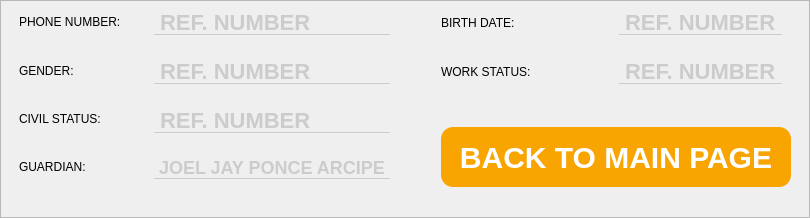
              <widget class="QFrame" name="frame_25">
               <property name="styleSheet">
                <string notr="true"/>
               </property>
               <property name="frameShape">
                <enum>QFrame::StyledPanel</enum>
               </property>
               <property name="frameShadow">
                <enum>QFrame::Raised</enum>
               </property>
               <layout class="QHBoxLayout" name="horizontalLayout_17">
                <property name="leftMargin">
                 <number>0</number>
                </property>
                <property name="topMargin">
                 <number>0</number>
                </property>
                <property name="rightMargin">
                 <number>0</number>
                </property>
                <item>
                 <widget class="QFrame" name="frame_26">
                  <property name="styleSheet">
                   <string notr="true">border-style:none;
border-color: none;</string>
                  </property>
                  <property name="frameShape">
                   <enum>QFrame::StyledPanel</enum>
                  </property>
                  <property name="frameShadow">
                   <enum>QFrame::Raised</enum>
                  </property>
                  <layout class="QHBoxLayout" name="horizontalLayout_18">
                   <property name="topMargin">
                    <number>0</number>
                   </property>
                   <item>
                    <widget class="QFrame" name="frame_27">
                     <property name="maximumSize">
                      <size>
                       <width>200</width>
                       <height>16777215</height>
                      </size>
                     </property>
                     <property name="frameShape">
                      <enum>QFrame::StyledPanel</enum>
                     </property>
                     <property name="frameShadow">
                      <enum>QFrame::Raised</enum>
                     </property>
                     <layout class="QVBoxLayout" name="verticalLayout_12">
                      <property name="topMargin">
                       <number>0</number>
                      </property>
                      <item>
                       <widget class="QLabel" name="label_29">
                        <property name="text">
                         <string>PHONE NUMBER:</string>
                        </property>
                       </widget>
                      </item>
                      <item>
                       <widget class="QLabel" name="label_30">
                        <property name="text">
                         <string>GENDER:</string>
                        </property>
                       </widget>
                      </item>
                      <item>
                       <widget class="QLabel" name="label_31">
                        <property name="text">
                         <string>CIVIL STATUS:</string>
                        </property>
                       </widget>
                      </item>
                      <item>
                       <widget class="QLabel" name="label_32">
                        <property name="text">
                         <string>GUARDIAN:</string>
                        </property>
                       </widget>
                      </item>
                     </layout>
                    </widget>
                   </item>
                   <item>
                    <widget class="QFrame" name="frame_28">
                     <property name="frameShape">
                      <enum>QFrame::StyledPanel</enum>
                     </property>
                     <property name="frameShadow">
                      <enum>QFrame::Raised</enum>
                     </property>
                     <layout class="QVBoxLayout" name="verticalLayout_13">
                      <property name="topMargin">
                       <number>0</number>
                      </property>
                      <item>
                       <widget class="QFrame" name="frame_29">
                        <property name="maximumSize">
                         <size>
                          <width>16777215</width>
                          <height>16777215</height>
                         </size>
                        </property>
                        <property name="styleSheet">
                         <string notr="true"/>
                        </property>
                        <property name="frameShape">
                         <enum>QFrame::StyledPanel</enum>
                        </property>
                        <property name="frameShadow">
                         <enum>QFrame::Raised</enum>
                        </property>
                        <layout class="QHBoxLayout" name="horizontalLayout_19">
                         <property name="spacing">
                          <number>0</number>
                         </property>
                         <property name="leftMargin">
                          <number>0</number>
                         </property>
                         <property name="topMargin">
                          <number>0</number>
                         </property>
                         <property name="rightMargin">
                          <number>0</number>
                         </property>
                         <property name="bottomMargin">
                          <number>0</number>
                         </property>
                         <item>
                          <widget class="QFrame" name="frame_30">
                           <property name="frameShape">
                            <enum>QFrame::StyledPanel</enum>
                           </property>
                           <property name="frameShadow">
                            <enum>QFrame::Raised</enum>
                           </property>
                           <layout class="QHBoxLayout" name="horizontalLayout_20">
                            <item>
                             <widget class="QLabel" name="login_phone_num_label">
                              <property name="maximumSize">
                               <size>
                                <width>16777215</width>
                                <height>25</height>
                               </size>
                              </property>
                              <property name="styleSheet">
                               <string notr="true">QFrame {
				font-family: Segoe UI;
				font-weight: bold;
				color: #cccccc;
				font-size: 22px;
                border: none;
                border-bottom: 1px solid #cccccc;
				border-radius: 0px;
            }</string>
                              </property>
                              <property name="text">
                               <string>REF. NUMBER</string>
                              </property>
                             </widget>
                            </item>
                           </layout>
                          </widget>
                         </item>
                        </layout>
                       </widget>
                      </item>
                      <item>
                       <widget class="QFrame" name="frame_31">
                        <property name="maximumSize">
                         <size>
                          <width>16777215</width>
                          <height>16777215</height>
                         </size>
                        </property>
                        <property name="styleSheet">
                         <string notr="true"/>
                        </property>
                        <property name="frameShape">
                         <enum>QFrame::StyledPanel</enum>
                        </property>
                        <property name="frameShadow">
                         <enum>QFrame::Raised</enum>
                        </property>
                        <layout class="QHBoxLayout" name="horizontalLayout_21">
                         <property name="spacing">
                          <number>0</number>
                         </property>
                         <property name="leftMargin">
                          <number>0</number>
                         </property>
                         <property name="topMargin">
                          <number>0</number>
                         </property>
                         <property name="rightMargin">
                          <number>0</number>
                         </property>
                         <property name="bottomMargin">
                          <number>0</number>
                         </property>
                         <item>
                          <widget class="QFrame" name="frame_32">
                           <property name="frameShape">
                            <enum>QFrame::StyledPanel</enum>
                           </property>
                           <property name="frameShadow">
                            <enum>QFrame::Raised</enum>
                           </property>
                           <layout class="QHBoxLayout" name="horizontalLayout_22">
                            <item>
                             <widget class="QLabel" name="login_gender_label">
                              <property name="maximumSize">
                               <size>
                                <width>16777215</width>
                                <height>25</height>
                               </size>
                              </property>
                              <property name="styleSheet">
                               <string notr="true">QFrame {
				font-family: Segoe UI;
				font-weight: bold;
				color: #cccccc;
				font-size: 22px;
                border: none;
                border-bottom: 1px solid #cccccc;
				border-radius: 0px;
            }</string>
                              </property>
                              <property name="text">
                               <string>REF. NUMBER</string>
                              </property>
                             </widget>
                            </item>
                           </layout>
                          </widget>
                         </item>
                        </layout>
                       </widget>
                      </item>
                      <item>
                       <widget class="QFrame" name="frame_33">
                        <property name="maximumSize">
                         <size>
                          <width>16777215</width>
                          <height>16777215</height>
                         </size>
                        </property>
                        <property name="styleSheet">
                         <string notr="true"/>
                        </property>
                        <property name="frameShape">
                         <enum>QFrame::StyledPanel</enum>
                        </property>
                        <property name="frameShadow">
                         <enum>QFrame::Raised</enum>
                        </property>
                        <layout class="QHBoxLayout" name="horizontalLayout_23">
                         <property name="spacing">
                          <number>0</number>
                         </property>
                         <property name="leftMargin">
                          <number>0</number>
                         </property>
                         <property name="topMargin">
                          <number>0</number>
                         </property>
                         <property name="rightMargin">
                          <number>0</number>
                         </property>
                         <property name="bottomMargin">
                          <number>0</number>
                         </property>
                         <item>
                          <widget class="QFrame" name="frame_34">
                           <property name="frameShape">
                            <enum>QFrame::StyledPanel</enum>
                           </property>
                           <property name="frameShadow">
                            <enum>QFrame::Raised</enum>
                           </property>
                           <layout class="QHBoxLayout" name="horizontalLayout_24">
                            <item>
                             <widget class="QLabel" name="login_civil_status_label">
                              <property name="maximumSize">
                               <size>
                                <width>16777215</width>
                                <height>25</height>
                               </size>
                              </property>
                              <property name="styleSheet">
                               <string notr="true">QFrame {
				font-family: Segoe UI;
				font-weight: bold;
				color: #cccccc;
				font-size: 22px;
                border: none;
                border-bottom: 1px solid #cccccc;
				border-radius: 0px;
            }</string>
                              </property>
                              <property name="text">
                               <string>REF. NUMBER</string>
                              </property>
                             </widget>
                            </item>
                           </layout>
                          </widget>
                         </item>
                        </layout>
                       </widget>
                      </item>
                      <item>
                       <widget class="QFrame" name="frame_40">
                        <property name="maximumSize">
                         <size>
                          <width>16777215</width>
                          <height>16777215</height>
                         </size>
                        </property>
                        <property name="styleSheet">
                         <string notr="true"/>
                        </property>
                        <property name="frameShape">
                         <enum>QFrame::StyledPanel</enum>
                        </property>
                        <property name="frameShadow">
                         <enum>QFrame::Raised</enum>
                        </property>
                        <layout class="QHBoxLayout" name="horizontalLayout_25">
                         <property name="spacing">
                          <number>0</number>
                         </property>
                         <property name="leftMargin">
                          <number>0</number>
                         </property>
                         <property name="topMargin">
                          <number>0</number>
                         </property>
                         <property name="rightMargin">
                          <number>0</number>
                         </property>
                         <property name="bottomMargin">
                          <number>0</number>
                         </property>
                         <item>
                          <widget class="QFrame" name="frame_41">
                           <property name="frameShape">
                            <enum>QFrame::StyledPanel</enum>
                           </property>
                           <property name="frameShadow">
                            <enum>QFrame::Raised</enum>
                           </property>
                           <layout class="QHBoxLayout" name="horizontalLayout_26">
                            <item>
                             <widget class="QLabel" name="login_guardian_label">
                              <property name="maximumSize">
                               <size>
                                <width>16777215</width>
                                <height>25</height>
                               </size>
                              </property>
                              <property name="styleSheet">
                               <string notr="true">QFrame {
				font-family: Segoe UI;
				font-weight: bold;
				color: #cccccc;
				font-size: 18px;
                border: none;
                border-bottom: 1px solid #cccccc;
				border-radius: 0px;
            }</string>
                              </property>
                              <property name="text">
                               <string>JOEL JAY PONCE ARCIPE</string>
                              </property>
                             </widget>
                            </item>
                           </layout>
                          </widget>
                         </item>
                        </layout>
                       </widget>
                      </item>
                     </layout>
                    </widget>
                   </item>
                  </layout>
                 </widget>
                </item>
                <item>
                 <widget class="QFrame" name="frame_35">
                  <property name="styleSheet">
                   <string notr="true">border-style: none;
border-color: none;</string>
                  </property>
                  <property name="frameShape">
                   <enum>QFrame::StyledPanel</enum>
                  </property>
                  <property name="frameShadow">
                   <enum>QFrame::Raised</enum>
                  </property>
                  <layout class="QGridLayout" name="gridLayout_4">
                   <property name="topMargin">
                    <number>0</number>
                   </property>
                   <property name="bottomMargin">
                    <number>0</number>
                   </property>
                   <item row="0" column="0">
                    <widget class="QFrame" name="frame_37">
                     <property name="maximumSize">
                      <size>
                       <width>200</width>
                       <height>16777215</height>
                      </size>
                     </property>
                     <property name="frameShape">
                      <enum>QFrame::StyledPanel</enum>
                     </property>
                     <property name="frameShadow">
                      <enum>QFrame::Raised</enum>
                     </property>
                     <layout class="QVBoxLayout" name="verticalLayout_14">
                      <property name="topMargin">
                       <number>0</number>
                      </property>
                      <property name="bottomMargin">
                       <number>9</number>
                      </property>
                      <item>
                       <widget class="QLabel" name="label_33">
                        <property name="text">
                         <string>BIRTH DATE:</string>
                        </property>
                       </widget>
                      </item>
                      <item>
                       <widget class="QLabel" name="label_34">
                        <property name="text">
                         <string>WORK STATUS:</string>
                        </property>
                       </widget>
                      </item>
                     </layout>
                    </widget>
                   </item>
                   <item row="0" column="1">
                    <widget class="QFrame" name="frame_39">
                     <property name="frameShape">
                      <enum>QFrame::StyledPanel</enum>
                     </property>
                     <property name="frameShadow">
                      <enum>QFrame::Raised</enum>
                     </property>
                     <layout class="QVBoxLayout" name="verticalLayout_15">
                      <property name="topMargin">
                       <number>0</number>
                      </property>
                      <property name="bottomMargin">
                       <number>9</number>
                      </property>
                      <item>
                       <widget class="QFrame" name="frame_42">
                        <property name="maximumSize">
                         <size>
                          <width>16777215</width>
                          <height>16777215</height>
                         </size>
                        </property>
                        <property name="styleSheet">
                         <string notr="true"/>
                        </property>
                        <property name="frameShape">
                         <enum>QFrame::StyledPanel</enum>
                        </property>
                        <property name="frameShadow">
                         <enum>QFrame::Raised</enum>
                        </property>
                        <layout class="QHBoxLayout" name="horizontalLayout_27">
                         <property name="spacing">
                          <number>0</number>
                         </property>
                         <property name="leftMargin">
                          <number>0</number>
                         </property>
                         <property name="topMargin">
                          <number>0</number>
                         </property>
                         <property name="rightMargin">
                          <number>0</number>
                         </property>
                         <property name="bottomMargin">
                          <number>0</number>
                         </property>
                         <item>
                          <widget class="QFrame" name="frame_43">
                           <property name="frameShape">
                            <enum>QFrame::StyledPanel</enum>
                           </property>
                           <property name="frameShadow">
                            <enum>QFrame::Raised</enum>
                           </property>
                           <layout class="QHBoxLayout" name="horizontalLayout_28">
                            <item>
                             <widget class="QLabel" name="login_birthdate_label">
                              <property name="maximumSize">
                               <size>
                                <width>16777215</width>
                                <height>25</height>
                               </size>
                              </property>
                              <property name="styleSheet">
                               <string notr="true">QFrame {
				font-family: Segoe UI;
				font-weight: bold;
				color: #cccccc;
				font-size: 22px;
                border: none;
                border-bottom: 1px solid #cccccc;
				border-radius: 0px;
            }</string>
                              </property>
                              <property name="text">
                               <string>REF. NUMBER</string>
                              </property>
                             </widget>
                            </item>
                           </layout>
                          </widget>
                         </item>
                        </layout>
                       </widget>
                      </item>
                      <item>
                       <widget class="QFrame" name="frame_44">
                        <property name="maximumSize">
                         <size>
                          <width>16777215</width>
                          <height>16777215</height>
                         </size>
                        </property>
                        <property name="styleSheet">
                         <string notr="true"/>
                        </property>
                        <property name="frameShape">
                         <enum>QFrame::StyledPanel</enum>
                        </property>
                        <property name="frameShadow">
                         <enum>QFrame::Raised</enum>
                        </property>
                        <layout class="QHBoxLayout" name="horizontalLayout_29">
                         <property name="spacing">
                          <number>0</number>
                         </property>
                         <property name="leftMargin">
                          <number>0</number>
                         </property>
                         <property name="topMargin">
                          <number>0</number>
                         </property>
                         <property name="rightMargin">
                          <number>0</number>
                         </property>
                         <property name="bottomMargin">
                          <number>0</number>
                         </property>
                         <item>
                          <widget class="QFrame" name="frame_45">
                           <property name="frameShape">
                            <enum>QFrame::StyledPanel</enum>
                           </property>
                           <property name="frameShadow">
                            <enum>QFrame::Raised</enum>
                           </property>
                           <layout class="QHBoxLayout" name="horizontalLayout_31">
                            <item>
                             <widget class="QLabel" name="login_work_status_label">
                              <property name="maximumSize">
                               <size>
                                <width>16777215</width>
                                <height>25</height>
                               </size>
                              </property>
                              <property name="styleSheet">
                               <string notr="true">QFrame {
				font-family: Segoe UI;
				font-weight: bold;
				color: #cccccc;
				font-size: 22px;
                border: none;
                border-bottom: 1px solid #cccccc;
				border-radius: 0px;
            }</string>
                              </property>
                              <property name="text">
                               <string>REF. NUMBER</string>
                              </property>
                             </widget>
                            </item>
                           </layout>
                          </widget>
                         </item>
                        </layout>
                       </widget>
                      </item>
                     </layout>
                    </widget>
                   </item>
                   <item row="1" column="0" colspan="2">
                    <widget class="QFrame" name="frame_47">
                     <property name="frameShape">
                      <enum>QFrame::StyledPanel</enum>
                     </property>
                     <property name="frameShadow">
                      <enum>QFrame::Raised</enum>
                     </property>
                     <layout class="QHBoxLayout" name="horizontalLayout_37">
                      <item>
                       <widget class="QPushButton" name="back_to_mainPage_btn">
                        <property name="minimumSize">
                         <size>
                          <width>350</width>
                          <height>60</height>
                         </size>
                        </property>
                        <property name="cursor">
                         <cursorShape>PointingHandCursor</cursorShape>
                        </property>
                        <property name="styleSheet">
                         <string notr="true">QPushButton{
background-color: #F8A502;
color: white;
font-family: Segoe UI;
font-weight: bold;
font-size: 30px;
border-radius: 12px;
}

QPushButton::hover{
text-decoration: underline;
background-color: #ad7301;
}</string>
                        </property>
                        <property name="text">
                         <string>BACK TO MAIN PAGE</string>
                        </property>
                       </widget>
                      </item>
                     </layout>
                    </widget>
                   </item>
                  </layout>
                 </widget>
                </item>
               </layout>
              </widget>
